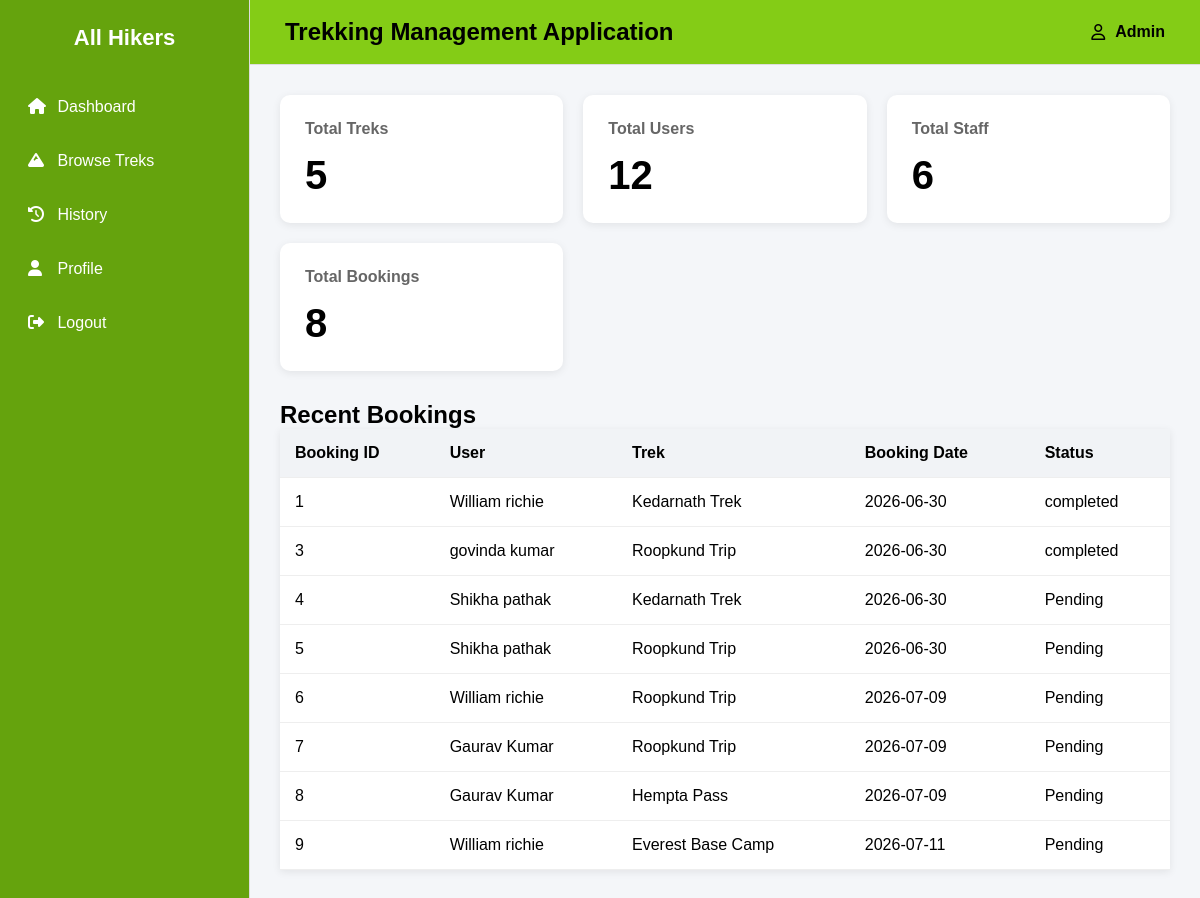
Page /admin_dashboard on the committed database.
### backend/models.py (models this page shows)
class Booking(db.Model):
    __tablename__="booking"
    id=db.Column(db.Integer,primary_key=True)
    booking_status=db.Column(db.String,default="Pending")
    booking_date=db.Column(db.Date,nullable=False)
    payment_status=db.Column(db.String,default="Pending")
    user_id=db.Column(db.Integer, db.ForeignKey("users.id"),nullable=False)
    trek_id=db.Column(db.Integer, db.ForeignKey("trek.id"),nullable=False)

class Users(db.Model):
    __tablename__="users"
    id=db.Column(db.Integer,primary_key=True)
    role=db.Column(db.Integer,default=1)
    username=db.Column(db.String,nullable=False)
    password=db.Column(db.String,nullable=False)
    email=db.Column(db.String,nullable=False)
    address=db.Column(db.String,nullable=False)
    full_name=db.Column(db.String,nullable=False)
    pin_code=db.Column(db.String,nullable=False)
    is_approved = db.Column(db.Boolean, default=True)  # True for normal users
    booking=db.relationship("Booking",cascade="all,delete",backref="users",lazy=True) #User can access all of his bookings

class Trek(db.Model):
    __tablename__="trek"
    id = db.Column(db.Integer,primary_key=True)
    trek_name = db.Column(db.String,nullable=False)
    location = db.Column(db.String,nullable=False)
    difficulty = db.Column(db.String,nullable=False)
    duration_days = db.Column(db.Integer,nullable=False)
    available_slots = db.Column(db.Integer,nullable=False)
    assigned_staff_id = db.Column(db.Integer, db.ForeignKey("staff_profile.id"),nullable=True)
    status = db.Column(db.String,default="Available")
    start_date = db.Column(db.Date,nullable=False)
    end_date = db.Column(db.Date,nullable=False)
    bookings=db.relationship("Booking",cascade="all,delete",backref="trek",lazy=True) #Trek can access all of its bookings

### backend/controllers.py (the view)
@auth_bp.route("/admin_dashboard")
def admin_dashboard():
    total_treks = Trek.query.count()
    total_users = Users.query.count()
    total_staff = Staff_profile.query.count()
    total_bookings = Booking.query.count()
    bookings = db.session.query(Booking, Trek, Users).join(Trek, Booking.trek_id == Trek.id).join(Users, Booking.user_id == Users.id).all()
    return render_template("admin_dashboard.html",bookings=bookings , total_treks=total_treks, total_users=total_users, total_staff=total_staff, total_bookings=total_bookings)

### templates/admin_dashboard.html (shortened to what this page needs)
{% extends "base.html" %}
{% block content %}
<h2>Recent Bookings</h2>
<div>
    {% if bookings %}
    <table>
        <thead>
            <tr>
                <th>Booking ID</th>
                <th>User</th>
                <th>Trek</th>
                <th>Booking Date</th>
                <th>Status</th>
            </tr>
        </thead>
        <tbody>
            {% for booking, trek, user in bookings %}
            <tr>
                <td>{{ booking.id }}</td>
                <td>{{ user.full_name }}</td>
                <td>{{ trek.trek_name }}</td>
                <td>{{ booking.booking_date }}</td>
                <td>{{ booking.booking_status }}</td>
            </tr>
            {% endfor %}
        </tbody>
    </table>
    {% else %}
        <p>No bookings yet.</p>
    {% endif %}
</div>
{% endblock %}

### static/css/dashboard.css (style rules this page uses)
* { margin:0; padding:0; box-sizing:border-box; font-family:Arial, Helvetica, sans-serif; }
body { background:#f4f6f9; }
table { width:100%; border-collapse:collapse; background:white; box-shadow:0 2px 8px rgba(0,0,0,.08); }
th { background:#f1f3f6; }
th,td { padding:15px; text-align:left; border-bottom:1px solid #eee; }

### rows in the picture
Booking: id "1", full_name "William richie", trek_name "Kedarnath Trek", booking_date "2026-06-30", booking_status "completed"
Booking: id "3", full_name "govinda kumar", trek_name "Roopkund Trip", booking_date "2026-06-30", booking_status "completed"
Booking: id "4", full_name "Shikha pathak", trek_name "Kedarnath Trek", booking_date "2026-06-30", booking_status "Pending"
Booking: id "5", full_name "Shikha pathak", trek_name "Roopkund Trip", booking_date "2026-06-30", booking_status "Pending"
Booking: id "6", full_name "William richie", trek_name "Roopkund Trip", booking_date "2026-07-09", booking_status "Pending"
Booking: id "7", full_name "Gaurav Kumar", trek_name "Roopkund Trip", booking_date "2026-07-09", booking_status "Pending"
Booking: id "8", full_name "Gaurav Kumar", trek_name "Hempta Pass", booking_date "2026-07-09", booking_status "Pending"
Booking: id "9", full_name "William richie", trek_name "Everest Base Camp", booking_date "2026-07-11", booking_status "Pending"

### other values in the picture
{{ session.get('username',"Admin") }} "Admin"
{{ total_treks }} "5"
{{ total_users }} "12"
{{ total_staff }} "6"
{{ total_bookings }} "8"
